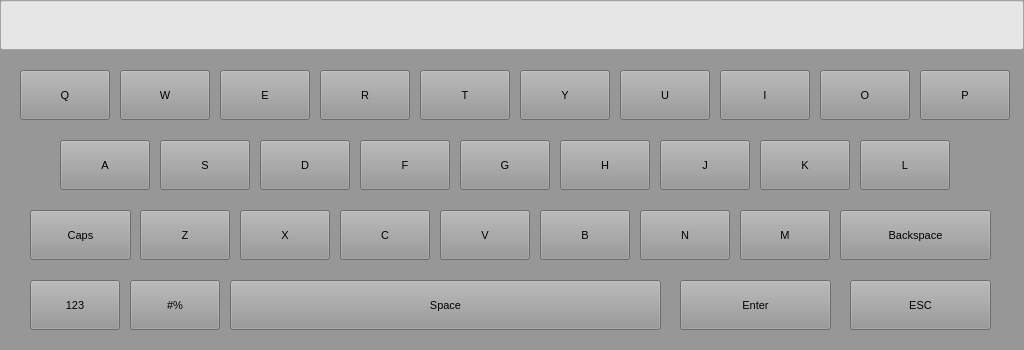
<?xml version="1.0" encoding="UTF-8"?>
<ui version="4.0">
 <class>WidgetKeyboardZ</class>
 <widget class="QWidget" name="WidgetKeyboardZ">
  <property name="geometry">
   <rect>
    <x>0</x>
    <y>0</y>
    <width>1024</width>
    <height>350</height>
   </rect>
  </property>
  <property name="font">
   <font>
    <family>Arial</family>
    <pointsize>30</pointsize>
    <weight>50</weight>
    <bold>false</bold>
   </font>
  </property>
  <property name="windowTitle">
   <string>Virtual Keyboard</string>
  </property>
  <property name="styleSheet">
   <string notr="true">background-color: #979797;</string>
  </property>
  <widget class="QToolButton" name="btnBackSpace">
   <property name="geometry">
    <rect>
     <x>840</x>
     <y>210</y>
     <width>151</width>
     <height>50</height>
    </rect>
   </property>
   <property name="sizePolicy">
    <sizepolicy hsizetype="Expanding" vsizetype="Expanding">
     <horstretch>0</horstretch>
     <verstretch>0</verstretch>
    </sizepolicy>
   </property>
   <property name="font">
    <font>
     <pointsize>8</pointsize>
    </font>
   </property>
   <property name="accessibleName">
    <string>0x4d</string>
   </property>
   <property name="text">
    <string>Backspace</string>
   </property>
   <property name="autoRepeat">
    <bool>true</bool>
   </property>
  </widget>
  <widget class="QToolButton" name="btn123">
   <property name="geometry">
    <rect>
     <x>30</x>
     <y>280</y>
     <width>90</width>
     <height>50</height>
    </rect>
   </property>
   <property name="sizePolicy">
    <sizepolicy hsizetype="Expanding" vsizetype="Expanding">
     <horstretch>0</horstretch>
     <verstretch>0</verstretch>
    </sizepolicy>
   </property>
   <property name="font">
    <font>
     <pointsize>8</pointsize>
    </font>
   </property>
   <property name="accessibleName">
    <string>0x01000020</string>
   </property>
   <property name="text">
    <string>123</string>
   </property>
   <property name="checkable">
    <bool>true</bool>
   </property>
   <property name="autoRepeat">
    <bool>true</bool>
   </property>
  </widget>
  <widget class="QLineEdit" name="lineEdit">
   <property name="geometry">
    <rect>
     <x>0</x>
     <y>0</y>
     <width>1024</width>
     <height>50</height>
    </rect>
   </property>
   <property name="sizePolicy">
    <sizepolicy hsizetype="Expanding" vsizetype="Fixed">
     <horstretch>0</horstretch>
     <verstretch>0</verstretch>
    </sizepolicy>
   </property>
   <property name="styleSheet">
    <string notr="true">background-color: rgb(230, 230, 230);</string>
   </property>
  </widget>
  <widget class="QToolButton" name="btnQ">
   <property name="geometry">
    <rect>
     <x>20</x>
     <y>70</y>
     <width>90</width>
     <height>50</height>
    </rect>
   </property>
   <property name="sizePolicy">
    <sizepolicy hsizetype="Expanding" vsizetype="Expanding">
     <horstretch>0</horstretch>
     <verstretch>0</verstretch>
    </sizepolicy>
   </property>
   <property name="font">
    <font>
     <pointsize>8</pointsize>
    </font>
   </property>
   <property name="accessibleName">
    <string>0x51</string>
   </property>
   <property name="text">
    <string>Q</string>
   </property>
   <property name="autoRepeat">
    <bool>true</bool>
   </property>
  </widget>
  <widget class="QToolButton" name="btnW">
   <property name="geometry">
    <rect>
     <x>120</x>
     <y>70</y>
     <width>90</width>
     <height>50</height>
    </rect>
   </property>
   <property name="sizePolicy">
    <sizepolicy hsizetype="Expanding" vsizetype="Expanding">
     <horstretch>0</horstretch>
     <verstretch>0</verstretch>
    </sizepolicy>
   </property>
   <property name="font">
    <font>
     <pointsize>8</pointsize>
    </font>
   </property>
   <property name="accessibleName">
    <string>0x57</string>
   </property>
   <property name="text">
    <string>W</string>
   </property>
   <property name="autoRepeat">
    <bool>true</bool>
   </property>
  </widget>
  <widget class="QToolButton" name="btnE">
   <property name="geometry">
    <rect>
     <x>220</x>
     <y>70</y>
     <width>90</width>
     <height>50</height>
    </rect>
   </property>
   <property name="sizePolicy">
    <sizepolicy hsizetype="Expanding" vsizetype="Expanding">
     <horstretch>0</horstretch>
     <verstretch>0</verstretch>
    </sizepolicy>
   </property>
   <property name="font">
    <font>
     <pointsize>8</pointsize>
    </font>
   </property>
   <property name="accessibleName">
    <string>0x45</string>
   </property>
   <property name="text">
    <string>E</string>
   </property>
   <property name="autoRepeat">
    <bool>true</bool>
   </property>
  </widget>
  <widget class="QToolButton" name="btnR">
   <property name="geometry">
    <rect>
     <x>320</x>
     <y>70</y>
     <width>90</width>
     <height>50</height>
    </rect>
   </property>
   <property name="sizePolicy">
    <sizepolicy hsizetype="Expanding" vsizetype="Expanding">
     <horstretch>0</horstretch>
     <verstretch>0</verstretch>
    </sizepolicy>
   </property>
   <property name="font">
    <font>
     <pointsize>8</pointsize>
    </font>
   </property>
   <property name="accessibleName">
    <string>0x52</string>
   </property>
   <property name="text">
    <string>R</string>
   </property>
   <property name="autoRepeat">
    <bool>true</bool>
   </property>
  </widget>
  <widget class="QToolButton" name="btnT">
   <property name="geometry">
    <rect>
     <x>420</x>
     <y>70</y>
     <width>90</width>
     <height>50</height>
    </rect>
   </property>
   <property name="sizePolicy">
    <sizepolicy hsizetype="Expanding" vsizetype="Expanding">
     <horstretch>0</horstretch>
     <verstretch>0</verstretch>
    </sizepolicy>
   </property>
   <property name="font">
    <font>
     <pointsize>8</pointsize>
    </font>
   </property>
   <property name="accessibleName">
    <string>0x54</string>
   </property>
   <property name="text">
    <string>T</string>
   </property>
   <property name="autoRepeat">
    <bool>true</bool>
   </property>
  </widget>
  <widget class="QToolButton" name="btnY">
   <property name="geometry">
    <rect>
     <x>520</x>
     <y>70</y>
     <width>90</width>
     <height>50</height>
    </rect>
   </property>
   <property name="sizePolicy">
    <sizepolicy hsizetype="Expanding" vsizetype="Expanding">
     <horstretch>0</horstretch>
     <verstretch>0</verstretch>
    </sizepolicy>
   </property>
   <property name="font">
    <font>
     <pointsize>8</pointsize>
    </font>
   </property>
   <property name="accessibleName">
    <string>0x59</string>
   </property>
   <property name="text">
    <string>Y</string>
   </property>
   <property name="autoRepeat">
    <bool>true</bool>
   </property>
  </widget>
  <widget class="QToolButton" name="btnU">
   <property name="geometry">
    <rect>
     <x>620</x>
     <y>70</y>
     <width>90</width>
     <height>50</height>
    </rect>
   </property>
   <property name="sizePolicy">
    <sizepolicy hsizetype="Expanding" vsizetype="Expanding">
     <horstretch>0</horstretch>
     <verstretch>0</verstretch>
    </sizepolicy>
   </property>
   <property name="font">
    <font>
     <pointsize>8</pointsize>
    </font>
   </property>
   <property name="accessibleName">
    <string>0x55</string>
   </property>
   <property name="text">
    <string>U</string>
   </property>
   <property name="autoRepeat">
    <bool>true</bool>
   </property>
  </widget>
  <widget class="QToolButton" name="btnI">
   <property name="geometry">
    <rect>
     <x>720</x>
     <y>70</y>
     <width>90</width>
     <height>50</height>
    </rect>
   </property>
   <property name="sizePolicy">
    <sizepolicy hsizetype="Expanding" vsizetype="Expanding">
     <horstretch>0</horstretch>
     <verstretch>0</verstretch>
    </sizepolicy>
   </property>
   <property name="font">
    <font>
     <pointsize>8</pointsize>
    </font>
   </property>
   <property name="accessibleName">
    <string>0x49</string>
   </property>
   <property name="text">
    <string>I</string>
   </property>
   <property name="autoRepeat">
    <bool>true</bool>
   </property>
  </widget>
  <widget class="QToolButton" name="btnO">
   <property name="geometry">
    <rect>
     <x>820</x>
     <y>70</y>
     <width>90</width>
     <height>50</height>
    </rect>
   </property>
   <property name="sizePolicy">
    <sizepolicy hsizetype="Expanding" vsizetype="Expanding">
     <horstretch>0</horstretch>
     <verstretch>0</verstretch>
    </sizepolicy>
   </property>
   <property name="font">
    <font>
     <pointsize>8</pointsize>
    </font>
   </property>
   <property name="accessibleName">
    <string>0x4f</string>
   </property>
   <property name="text">
    <string>O</string>
   </property>
   <property name="autoRepeat">
    <bool>true</bool>
   </property>
  </widget>
  <widget class="QToolButton" name="btnP">
   <property name="geometry">
    <rect>
     <x>920</x>
     <y>70</y>
     <width>90</width>
     <height>50</height>
    </rect>
   </property>
   <property name="sizePolicy">
    <sizepolicy hsizetype="Expanding" vsizetype="Expanding">
     <horstretch>0</horstretch>
     <verstretch>0</verstretch>
    </sizepolicy>
   </property>
   <property name="font">
    <font>
     <pointsize>8</pointsize>
    </font>
   </property>
   <property name="accessibleName">
    <string>0x50</string>
   </property>
   <property name="text">
    <string>P</string>
   </property>
   <property name="autoRepeat">
    <bool>true</bool>
   </property>
  </widget>
  <widget class="QToolButton" name="btnReturn">
   <property name="geometry">
    <rect>
     <x>680</x>
     <y>280</y>
     <width>151</width>
     <height>50</height>
    </rect>
   </property>
   <property name="sizePolicy">
    <sizepolicy hsizetype="Expanding" vsizetype="Expanding">
     <horstretch>0</horstretch>
     <verstretch>0</verstretch>
    </sizepolicy>
   </property>
   <property name="font">
    <font>
     <pointsize>8</pointsize>
    </font>
   </property>
   <property name="accessibleName">
    <string>0x01000004</string>
   </property>
   <property name="text">
    <string>Enter</string>
   </property>
   <property name="autoRepeat">
    <bool>true</bool>
   </property>
  </widget>
  <widget class="QToolButton" name="btnK">
   <property name="geometry">
    <rect>
     <x>760</x>
     <y>140</y>
     <width>90</width>
     <height>50</height>
    </rect>
   </property>
   <property name="sizePolicy">
    <sizepolicy hsizetype="Expanding" vsizetype="Expanding">
     <horstretch>0</horstretch>
     <verstretch>0</verstretch>
    </sizepolicy>
   </property>
   <property name="font">
    <font>
     <pointsize>8</pointsize>
    </font>
   </property>
   <property name="accessibleName">
    <string>0x4b</string>
   </property>
   <property name="text">
    <string>K</string>
   </property>
   <property name="autoRepeat">
    <bool>true</bool>
   </property>
  </widget>
  <widget class="QToolButton" name="btnL">
   <property name="geometry">
    <rect>
     <x>860</x>
     <y>140</y>
     <width>90</width>
     <height>50</height>
    </rect>
   </property>
   <property name="sizePolicy">
    <sizepolicy hsizetype="Expanding" vsizetype="Expanding">
     <horstretch>0</horstretch>
     <verstretch>0</verstretch>
    </sizepolicy>
   </property>
   <property name="font">
    <font>
     <pointsize>8</pointsize>
    </font>
   </property>
   <property name="accessibleName">
    <string>0x4c</string>
   </property>
   <property name="text">
    <string>L</string>
   </property>
   <property name="autoRepeat">
    <bool>true</bool>
   </property>
  </widget>
  <widget class="QToolButton" name="btnA">
   <property name="geometry">
    <rect>
     <x>60</x>
     <y>140</y>
     <width>90</width>
     <height>50</height>
    </rect>
   </property>
   <property name="sizePolicy">
    <sizepolicy hsizetype="Expanding" vsizetype="Expanding">
     <horstretch>0</horstretch>
     <verstretch>0</verstretch>
    </sizepolicy>
   </property>
   <property name="font">
    <font>
     <pointsize>8</pointsize>
    </font>
   </property>
   <property name="accessibleName">
    <string>0x41</string>
   </property>
   <property name="text">
    <string>A</string>
   </property>
   <property name="autoRepeat">
    <bool>true</bool>
   </property>
  </widget>
  <widget class="QToolButton" name="btnS">
   <property name="enabled">
    <bool>true</bool>
   </property>
   <property name="geometry">
    <rect>
     <x>160</x>
     <y>140</y>
     <width>90</width>
     <height>50</height>
    </rect>
   </property>
   <property name="sizePolicy">
    <sizepolicy hsizetype="Expanding" vsizetype="Expanding">
     <horstretch>0</horstretch>
     <verstretch>0</verstretch>
    </sizepolicy>
   </property>
   <property name="font">
    <font>
     <pointsize>8</pointsize>
    </font>
   </property>
   <property name="accessibleName">
    <string>0x53</string>
   </property>
   <property name="text">
    <string>S</string>
   </property>
   <property name="autoRepeat">
    <bool>true</bool>
   </property>
  </widget>
  <widget class="QToolButton" name="btnD">
   <property name="geometry">
    <rect>
     <x>260</x>
     <y>140</y>
     <width>90</width>
     <height>50</height>
    </rect>
   </property>
   <property name="sizePolicy">
    <sizepolicy hsizetype="Expanding" vsizetype="Expanding">
     <horstretch>0</horstretch>
     <verstretch>0</verstretch>
    </sizepolicy>
   </property>
   <property name="font">
    <font>
     <pointsize>8</pointsize>
    </font>
   </property>
   <property name="accessibleName">
    <string>0x44</string>
   </property>
   <property name="text">
    <string>D</string>
   </property>
   <property name="autoRepeat">
    <bool>true</bool>
   </property>
  </widget>
  <widget class="QToolButton" name="btnF">
   <property name="geometry">
    <rect>
     <x>360</x>
     <y>140</y>
     <width>90</width>
     <height>50</height>
    </rect>
   </property>
   <property name="sizePolicy">
    <sizepolicy hsizetype="Expanding" vsizetype="Expanding">
     <horstretch>0</horstretch>
     <verstretch>0</verstretch>
    </sizepolicy>
   </property>
   <property name="font">
    <font>
     <pointsize>8</pointsize>
    </font>
   </property>
   <property name="accessibleName">
    <string>0x46</string>
   </property>
   <property name="text">
    <string>F</string>
   </property>
   <property name="autoRepeat">
    <bool>true</bool>
   </property>
  </widget>
  <widget class="QToolButton" name="btnG">
   <property name="geometry">
    <rect>
     <x>460</x>
     <y>140</y>
     <width>90</width>
     <height>50</height>
    </rect>
   </property>
   <property name="sizePolicy">
    <sizepolicy hsizetype="Expanding" vsizetype="Expanding">
     <horstretch>0</horstretch>
     <verstretch>0</verstretch>
    </sizepolicy>
   </property>
   <property name="font">
    <font>
     <pointsize>8</pointsize>
    </font>
   </property>
   <property name="accessibleName">
    <string>0x47</string>
   </property>
   <property name="text">
    <string>G</string>
   </property>
   <property name="autoRepeat">
    <bool>true</bool>
   </property>
  </widget>
  <widget class="QToolButton" name="btnH">
   <property name="geometry">
    <rect>
     <x>560</x>
     <y>140</y>
     <width>90</width>
     <height>50</height>
    </rect>
   </property>
   <property name="sizePolicy">
    <sizepolicy hsizetype="Expanding" vsizetype="Expanding">
     <horstretch>0</horstretch>
     <verstretch>0</verstretch>
    </sizepolicy>
   </property>
   <property name="font">
    <font>
     <pointsize>8</pointsize>
    </font>
   </property>
   <property name="accessibleName">
    <string>0x48</string>
   </property>
   <property name="text">
    <string>H</string>
   </property>
   <property name="autoRepeat">
    <bool>true</bool>
   </property>
  </widget>
  <widget class="QToolButton" name="btnJ">
   <property name="geometry">
    <rect>
     <x>660</x>
     <y>140</y>
     <width>90</width>
     <height>50</height>
    </rect>
   </property>
   <property name="sizePolicy">
    <sizepolicy hsizetype="Expanding" vsizetype="Expanding">
     <horstretch>0</horstretch>
     <verstretch>0</verstretch>
    </sizepolicy>
   </property>
   <property name="font">
    <font>
     <pointsize>8</pointsize>
    </font>
   </property>
   <property name="accessibleName">
    <string>0x4a</string>
   </property>
   <property name="text">
    <string>J</string>
   </property>
   <property name="autoRepeat">
    <bool>true</bool>
   </property>
  </widget>
  <widget class="QToolButton" name="btnFuhao">
   <property name="geometry">
    <rect>
     <x>130</x>
     <y>280</y>
     <width>90</width>
     <height>50</height>
    </rect>
   </property>
   <property name="sizePolicy">
    <sizepolicy hsizetype="Expanding" vsizetype="Expanding">
     <horstretch>0</horstretch>
     <verstretch>0</verstretch>
    </sizepolicy>
   </property>
   <property name="font">
    <font>
     <pointsize>8</pointsize>
    </font>
   </property>
   <property name="accessibleName">
    <string>0x01000020</string>
   </property>
   <property name="text">
    <string>#%</string>
   </property>
   <property name="checkable">
    <bool>true</bool>
   </property>
   <property name="autoRepeat">
    <bool>true</bool>
   </property>
  </widget>
  <widget class="QToolButton" name="btnSpace">
   <property name="geometry">
    <rect>
     <x>230</x>
     <y>280</y>
     <width>431</width>
     <height>50</height>
    </rect>
   </property>
   <property name="sizePolicy">
    <sizepolicy hsizetype="MinimumExpanding" vsizetype="Expanding">
     <horstretch>0</horstretch>
     <verstretch>0</verstretch>
    </sizepolicy>
   </property>
   <property name="font">
    <font>
     <pointsize>8</pointsize>
    </font>
   </property>
   <property name="accessibleName">
    <string>0x20</string>
   </property>
   <property name="text">
    <string>Space</string>
   </property>
   <property name="autoRepeat">
    <bool>true</bool>
   </property>
  </widget>
  <widget class="QToolButton" name="btnEsc">
   <property name="geometry">
    <rect>
     <x>850</x>
     <y>280</y>
     <width>141</width>
     <height>50</height>
    </rect>
   </property>
   <property name="sizePolicy">
    <sizepolicy hsizetype="Minimum" vsizetype="Minimum">
     <horstretch>0</horstretch>
     <verstretch>0</verstretch>
    </sizepolicy>
   </property>
   <property name="font">
    <font>
     <pointsize>8</pointsize>
    </font>
   </property>
   <property name="accessibleName">
    <string>0x01000023</string>
   </property>
   <property name="text">
    <string>ESC</string>
   </property>
   <property name="checkable">
    <bool>true</bool>
   </property>
   <property name="autoRepeat">
    <bool>true</bool>
   </property>
  </widget>
  <widget class="QToolButton" name="btnB">
   <property name="geometry">
    <rect>
     <x>540</x>
     <y>210</y>
     <width>90</width>
     <height>50</height>
    </rect>
   </property>
   <property name="sizePolicy">
    <sizepolicy hsizetype="Expanding" vsizetype="Expanding">
     <horstretch>0</horstretch>
     <verstretch>0</verstretch>
    </sizepolicy>
   </property>
   <property name="font">
    <font>
     <pointsize>8</pointsize>
    </font>
   </property>
   <property name="accessibleName">
    <string>0x42</string>
   </property>
   <property name="text">
    <string>B</string>
   </property>
   <property name="autoRepeat">
    <bool>true</bool>
   </property>
  </widget>
  <widget class="QToolButton" name="btnM">
   <property name="geometry">
    <rect>
     <x>740</x>
     <y>210</y>
     <width>90</width>
     <height>50</height>
    </rect>
   </property>
   <property name="sizePolicy">
    <sizepolicy hsizetype="Expanding" vsizetype="Expanding">
     <horstretch>0</horstretch>
     <verstretch>0</verstretch>
    </sizepolicy>
   </property>
   <property name="font">
    <font>
     <pointsize>8</pointsize>
    </font>
   </property>
   <property name="accessibleName">
    <string>0x4d</string>
   </property>
   <property name="text">
    <string>M</string>
   </property>
   <property name="autoRepeat">
    <bool>true</bool>
   </property>
  </widget>
  <widget class="QToolButton" name="btnX">
   <property name="geometry">
    <rect>
     <x>240</x>
     <y>210</y>
     <width>90</width>
     <height>50</height>
    </rect>
   </property>
   <property name="sizePolicy">
    <sizepolicy hsizetype="Expanding" vsizetype="Expanding">
     <horstretch>0</horstretch>
     <verstretch>0</verstretch>
    </sizepolicy>
   </property>
   <property name="font">
    <font>
     <pointsize>8</pointsize>
    </font>
   </property>
   <property name="accessibleName">
    <string>0x58</string>
   </property>
   <property name="text">
    <string>X</string>
   </property>
   <property name="autoRepeat">
    <bool>true</bool>
   </property>
  </widget>
  <widget class="QToolButton" name="btnV">
   <property name="geometry">
    <rect>
     <x>440</x>
     <y>210</y>
     <width>90</width>
     <height>50</height>
    </rect>
   </property>
   <property name="sizePolicy">
    <sizepolicy hsizetype="Expanding" vsizetype="Expanding">
     <horstretch>0</horstretch>
     <verstretch>0</verstretch>
    </sizepolicy>
   </property>
   <property name="font">
    <font>
     <pointsize>8</pointsize>
    </font>
   </property>
   <property name="accessibleName">
    <string>0x56</string>
   </property>
   <property name="text">
    <string>V</string>
   </property>
   <property name="autoRepeat">
    <bool>true</bool>
   </property>
  </widget>
  <widget class="QToolButton" name="btnN">
   <property name="geometry">
    <rect>
     <x>640</x>
     <y>210</y>
     <width>90</width>
     <height>50</height>
    </rect>
   </property>
   <property name="sizePolicy">
    <sizepolicy hsizetype="Expanding" vsizetype="Expanding">
     <horstretch>0</horstretch>
     <verstretch>0</verstretch>
    </sizepolicy>
   </property>
   <property name="font">
    <font>
     <pointsize>8</pointsize>
    </font>
   </property>
   <property name="accessibleName">
    <string>0x4e</string>
   </property>
   <property name="text">
    <string>N</string>
   </property>
   <property name="autoRepeat">
    <bool>true</bool>
   </property>
  </widget>
  <widget class="QToolButton" name="btnZ">
   <property name="geometry">
    <rect>
     <x>140</x>
     <y>210</y>
     <width>90</width>
     <height>50</height>
    </rect>
   </property>
   <property name="sizePolicy">
    <sizepolicy hsizetype="Expanding" vsizetype="Expanding">
     <horstretch>0</horstretch>
     <verstretch>0</verstretch>
    </sizepolicy>
   </property>
   <property name="font">
    <font>
     <pointsize>8</pointsize>
    </font>
   </property>
   <property name="accessibleName">
    <string>0x5a</string>
   </property>
   <property name="text">
    <string>Z</string>
   </property>
   <property name="autoRepeat">
    <bool>true</bool>
   </property>
  </widget>
  <widget class="QToolButton" name="btnC">
   <property name="geometry">
    <rect>
     <x>340</x>
     <y>210</y>
     <width>90</width>
     <height>50</height>
    </rect>
   </property>
   <property name="sizePolicy">
    <sizepolicy hsizetype="Expanding" vsizetype="Expanding">
     <horstretch>0</horstretch>
     <verstretch>0</verstretch>
    </sizepolicy>
   </property>
   <property name="font">
    <font>
     <pointsize>8</pointsize>
    </font>
   </property>
   <property name="accessibleName">
    <string>0x43</string>
   </property>
   <property name="text">
    <string>C</string>
   </property>
   <property name="autoRepeat">
    <bool>true</bool>
   </property>
  </widget>
  <widget class="QToolButton" name="btnCaps">
   <property name="geometry">
    <rect>
     <x>30</x>
     <y>210</y>
     <width>101</width>
     <height>50</height>
    </rect>
   </property>
   <property name="sizePolicy">
    <sizepolicy hsizetype="Expanding" vsizetype="Expanding">
     <horstretch>0</horstretch>
     <verstretch>0</verstretch>
    </sizepolicy>
   </property>
   <property name="font">
    <font>
     <pointsize>8</pointsize>
    </font>
   </property>
   <property name="accessibleName">
    <string>0x01000024</string>
   </property>
   <property name="text">
    <string>Caps</string>
   </property>
   <property name="checkable">
    <bool>true</bool>
   </property>
   <property name="autoRepeat">
    <bool>true</bool>
   </property>
  </widget>
 </widget>
 <resources/>
 <connections/>
</ui>
